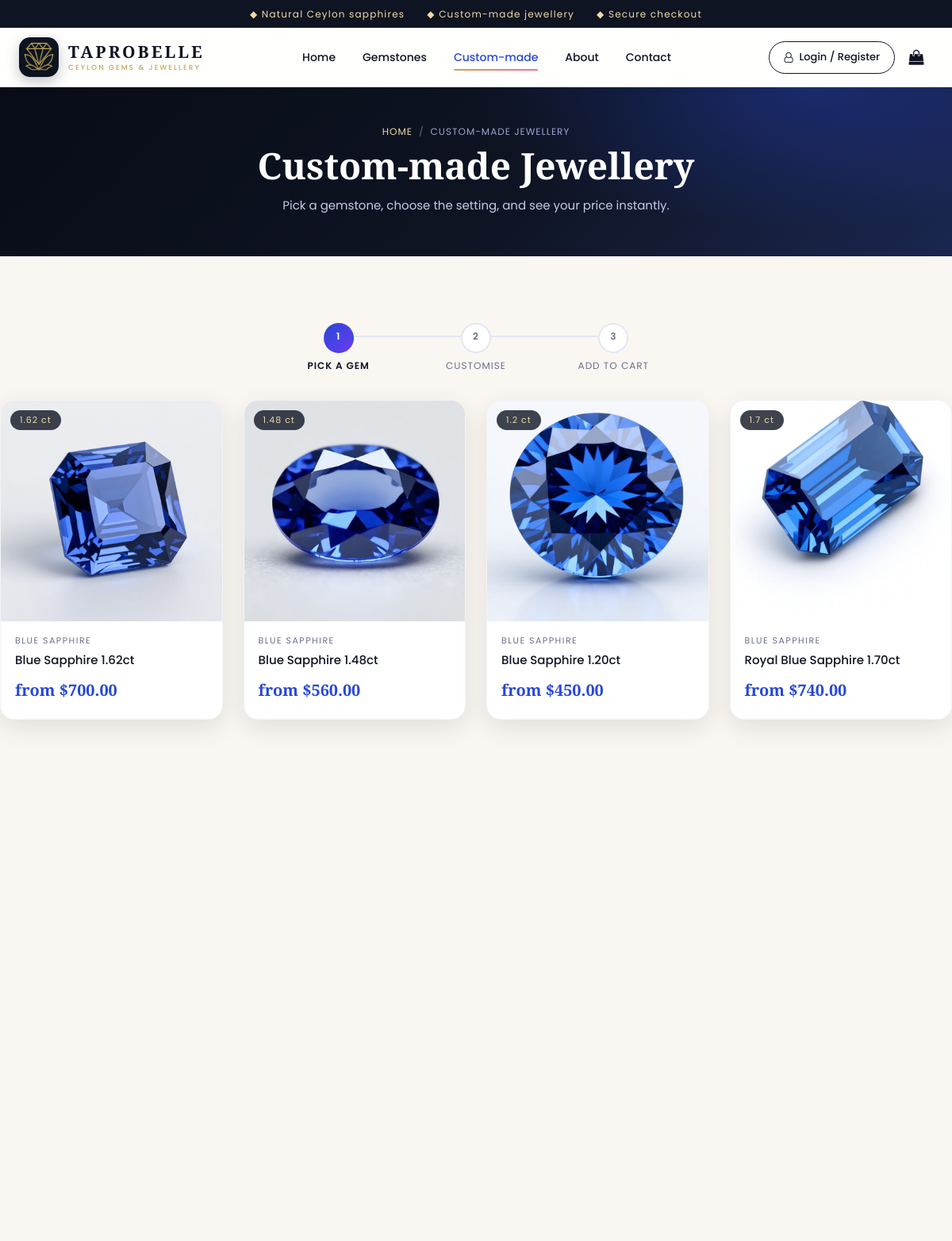
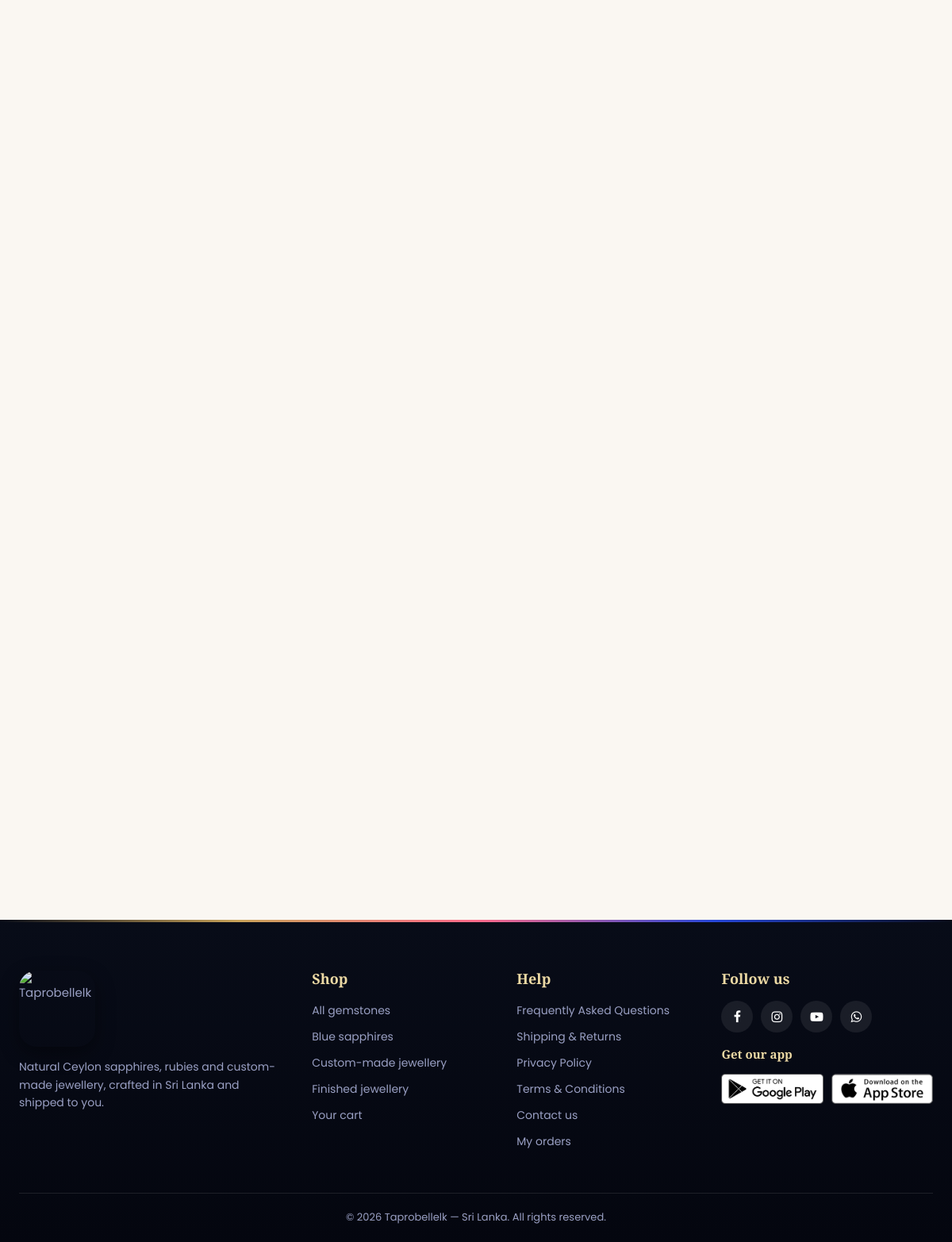
/custom_made.php, run on the app's committed database (2 pictures, top to bottom).
### tables this page shows
CREATE TABLE products (
  id INT AUTO_INCREMENT PRIMARY KEY,
  kind ENUM('gem','jewellery') NOT NULL,
  category VARCHAR(60) NOT NULL,
  name VARCHAR(150) NOT NULL,
  carat DECIMAL(5,2) NULL,
  price DECIMAL(10,2) NOT NULL,             
  image VARCHAR(200) NOT NULL,
  gallery TEXT NULL,                        
  description TEXT NULL,
  stock INT NOT NULL DEFAULT 1,
  jewellery_type VARCHAR(20) NULL,
  metal_code VARCHAR(20) NULL,
  is_active TINYINT(1) NOT NULL DEFAULT 1,
  created_at TIMESTAMP DEFAULT CURRENT_TIMESTAMP,
  INDEX (kind), INDEX (category)
);

CREATE TABLE IF NOT EXISTS pages (
  slug VARCHAR(60) PRIMARY KEY,
  title VARCHAR(150) NOT NULL,
  content MEDIUMTEXT NOT NULL,
  is_published TINYINT(1) NOT NULL DEFAULT 1,
  sort_order INT NOT NULL DEFAULT 0,
  updated_at TIMESTAMP DEFAULT CURRENT_TIMESTAMP ON UPDATE CURRENT_TIMESTAMP
);

### includes/bootstrap.php (called while the page is built, shortened)
<?php
function db(): PDO {
    static $pdo = null;
    if ($pdo === null) {
        try {
            $pdo = new PDO(
                'mysql:host=' . DB_HOST . ';dbname=' . DB_NAME . ';charset=utf8mb4',
                DB_USER, DB_PASS,
                [PDO::ATTR_ERRMODE => PDO::ERRMODE_EXCEPTION,
                 PDO::ATTR_DEFAULT_FETCH_MODE => PDO::FETCH_ASSOC,
                 PDO::ATTR_EMULATE_PREPARES => false]
            );
        } catch (PDOException $e) {
            http_response_code(500);
            die('Database connection failed. Is MySQL running in XAMPP and did you import database/taprobellelk.sql?');
        }
    }
    return $pdo;
}
require_once __DIR__ . '/functions.php';

### custom_made.php (the view, shortened to what this page needs)
<?php
require __DIR__ . '/includes/header.php';
$gems = products_where("kind='gem' AND stock > 0");
echo page_banner('Custom-made Jewellery', [], 'Pick a gemstone, choose the setting, and see your price instantly.');
?>
<div class="container page-body">
    <div class="steps" style="max-width:520px"><div class="now">Pick a gem</div><div>Customise</div><div>Add to cart</div></div>
    <br>
    <div class="prod-row">
        <?php foreach ($gems as $p): $l = url('product.php?id=' . (int)$p['id'] . '&custom=1'); ?>
        <div><div class="p-card">
            <a class="p-img" href="<?= e($l) ?>"><span class="p-tag"><?= $p['carat'] ? e(rtrim(rtrim(number_format((float)$p['carat'], 2), '0'), '.')) . ' ct' : 'Natural' ?></span>
                <img src="<?= e(img($p['image'])) ?>" alt="<?= e($p['name']) ?>" loading="lazy"><span class="p-view">Customise &#8594;</span></a>
            <div class="p-body"><span class="p-cat"><?= e($p['category']) ?></span><h4><a href="<?= e($l) ?>"><?= e($p['name']) ?></a></h4><p class="p-price">from <?= money($p['price']) ?></p></div>
        </div></div>
        <?php endforeach; ?>
    </div>
</div>
<?php require __DIR__ . '/includes/footer.php'; ?>

### includes/footer.php (shortened to what this page needs)
</main>
<footer class="footer">
    <div class="container">
        <div class="footer-grid">
            <div class="footer-brand">
                <img src="<?= img('logo.png') ?>" alt="<?= e(SITE_NAME) ?>">
                <p>Natural Ceylon sapphires, rubies and custom-made jewellery, crafted in Sri Lanka and shipped to you.</p>
            </div>
            <div>
                <h3>Shop</h3>
                <ul>
                    <li><a href="<?= url('gemstones.php') ?>">All gemstones</a></li>
                    <li><a href="<?= url('gemstones.php?cat=Blue+Sapphire') ?>">Blue sapphires</a></li>
                    <li><a href="<?= url('custom_made.php') ?>">Custom-made jewellery</a></li>
                    <li><a href="<?= url('index.php#jewellery') ?>">Finished jewellery</a></li>
                    <li><a href="<?= url('cart.php') ?>">Your cart</a></li>
                </ul>
            </div>
            <div>
                <h3>Help</h3>
                <ul>
                    <?php foreach (footer_pages() as $pg): ?><li><a href="<?= url('page.php?slug=' . urlencode($pg['slug'])) ?>"><?= e($pg['title']) ?></a></li><?php endforeach; ?>
                    <li><a href="<?= url('contact.php') ?>">Contact us</a></li>
                    <li><a href="<?= url('orders.php') ?>">My orders</a></li>
                </ul>
            </div>
            <div>
                <h3>Follow us</h3>
                <div class="socials">
                    <a href="https://www.facebook.com/share/1VHsuyfLVG/" aria-label="Facebook"><i class="fa fa-facebook"></i></a>
                    <a href="https://www.instagram.com/taprobellelk?srtk=MW5pMXo0M3JkcnpudQ" aria-label="Instagram"><i class="fa fa-instagram"></i></a>
                    <a href="#" aria-label="YouTube"><i class="fa fa-youtube-play"></i></a>
                    <a href="https://wa.me/message/I5QAY72XIBOAF1" aria-label="Whatsapp"><i class="fa fa-whatsapp"></i></a>
                </div>
                <h3 style="font-size:15px">Get our app</h3>
                <div class="app-logo"><img src="<?= img('play-store.png') ?>" alt="Google Play"><img src="<?= img('app-store.png') ?>" alt="App Store"></div>
            </div>
        </div>
        <div class="footer-bottom">&copy; <?= date('Y') ?> Taprobellelk &mdash; Sri Lanka. All rights reserved.</div>
    </div>
</footer>
</body>
</html>

### data on the page
products: carat "1.62", image (picture), category "BLUE SAPPHIRE", name "Blue Sapphire 1.62ct", price "$700.00"
products: carat "1.48", image (picture), category "BLUE SAPPHIRE", name "Blue Sapphire 1.48ct", price "$560.00"
products: carat "1.2", image (picture), category "BLUE SAPPHIRE", name "Blue Sapphire 1.20ct", price "$450.00"
products: carat "1.7", image (picture), category "BLUE SAPPHIRE", name "Royal Blue Sapphire 1.70ct", price "$740.00"
pages: title "Frequently Asked Questions"
pages: title "Shipping & Returns"
pages: title "Privacy Policy"
pages: title "Terms & Conditions"

### other printed values
$title "CUSTOM-MADE JEWELLERY"
$title "Custom-made Jewellery"
$sub "Pick a gemstone, choose the setting, and see your price instantly."
